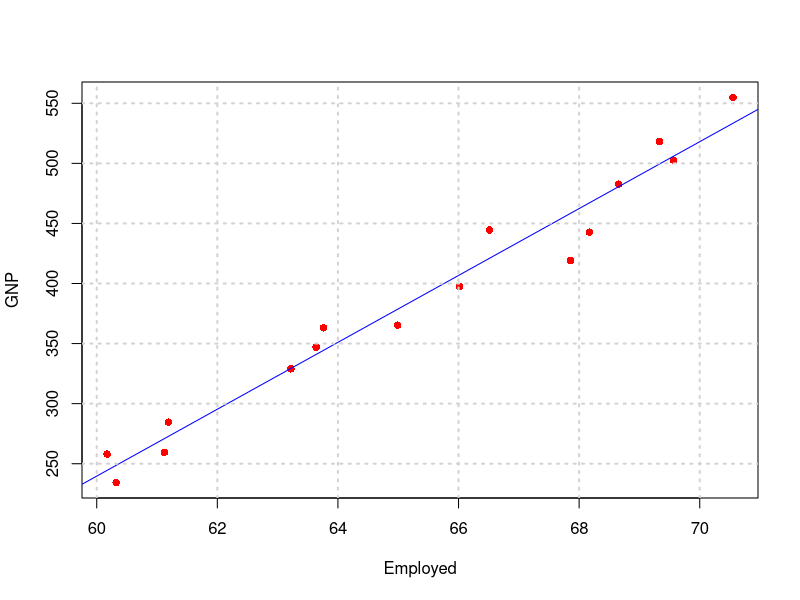

The R source for this figure:
# In order to use the variable of the 'longley' data (available data set in R) directly use attach()
attach(longley)

# plotting 'Gross national Product' against the 'number of employed people' col=' ' specifies the color of the dots
# and pch specifies the dots
plot(Employed, GNP, col = "red", pch = 16)

# adding a least-square regression line to the plot; the function lm is used to calculate a linear model
abline(lm(GNP ~ Employed), col = "blue")

# using a grid ; specifying strength of grid with 'lwd= '
grid(lwd = 2) 
 TRUE
